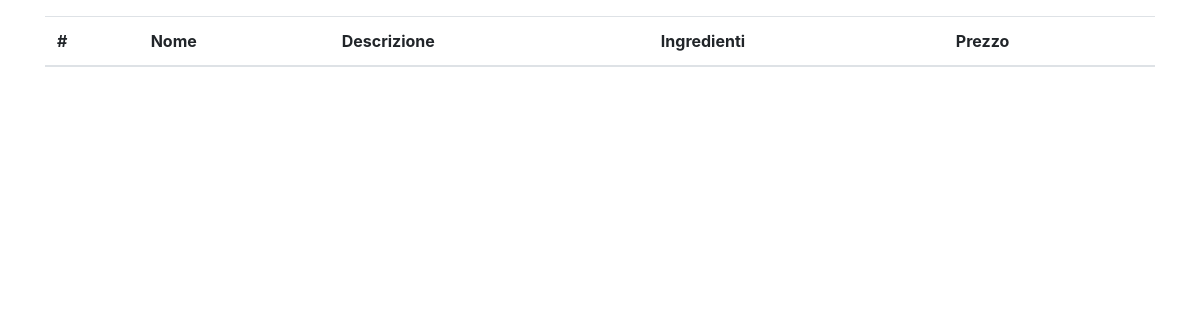
/products/, run on an earlier commit of the app's database.
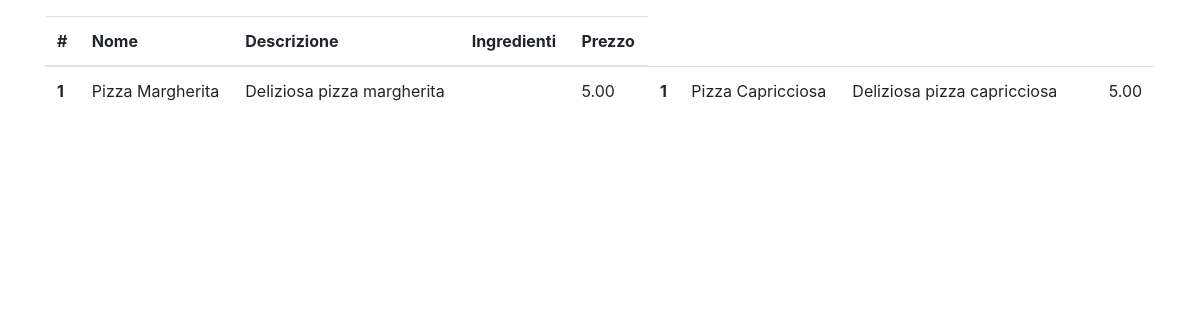
And on a later commit of the database.
### products/models.py (models this page shows)
class Food(models.Model):
    name = models.CharField(max_length=80)
    description = models.TextField()
    ingredients = models.ForeignKey(Ingredient, on_delete=models.PROTECT)
    price = models.DecimalField(max_digits=10, decimal_places=2)

### products/views.py (the view)
# urls.py: path('', ProductListView.as_view(), name='product-list'),
class ProductListView(ListView):
    model = Food
    template_name = 'products/product_list.html'

### products/templates/products/product_list.html (shortened to what this page needs)
{% extends 'base.html' %}
{% block content %}
    <table class="table">
        <thead>
            <tr>
                <th scope="col">#</th>
                <th scope="col">Nome</th>
                <th scope="col">Descrizione</th>
                <th scope="col">Ingredienti</th>
                <th scope="col">Prezzo</th>
            </tr>
        </thead>
        <tbody>
                <tr>
                    {% for item in object_list %}
                        <th scope="row">1</th>
                        <td>{{ item.name}}</td>
                        <td>{{item.description}}</td>
                        <td>{{ item.ingredints }}</td>
                        <td>{{ item.price }}</td>
                    {% endfor %}
                </tr>
        </tbody>
    </table>
{% endblock %}

### templates/base.html (shortened to what this page needs)
<!doctype html>
<html lang="en">
<head>
    <link rel="stylesheet" href="https://use.fontawesome.com/releases/v5.5.0/css/all.css"
>
    <link rel="stylesheet"
          href="https://stackpath.bootstrapcdn.com/bootstrap/4.4.1/css/bootstrap.min.css"
>
</head>
<body>
<div id="site-main-page" class="container mt-n1 mt-md-3">
    {% block content %}
    {% endblock %}
</div>
</body>
</html>

What changed in the data, as far as the page shows it:
added Food: name "Pizza Margherita", description "Deliziosa pizza margherita", price "5.00"
added Food: name "Pizza Capricciosa", description "Deliziosa pizza capricciosa", price "5.00"
